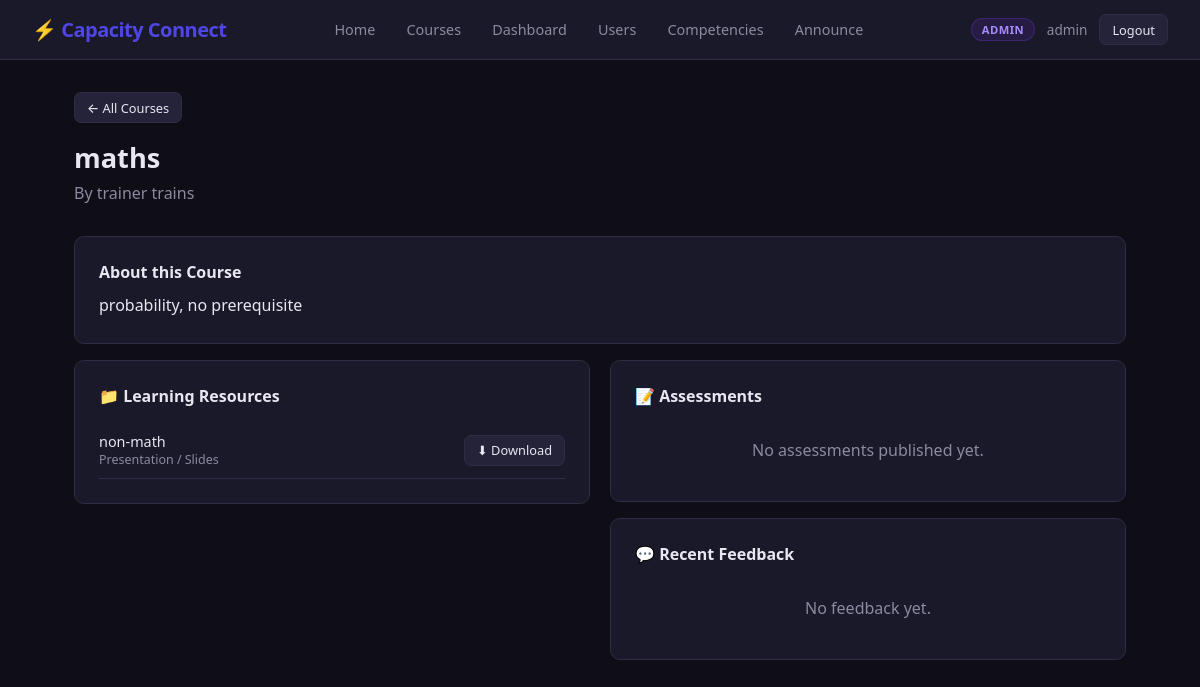
Screenshot of /courses/1/ (signed in) with the database file from the repository.
### accounts/models.py (models this page shows, shortened)
class CustomUser(AbstractUser):
    ROLE_CHOICES = (
        ('TRAINEE', 'Trainee'),
        ('TRAINER', 'Trainer'),
        ('ADMIN', 'Admin'),
    )
    STATUS_CHOICES = (
        ('PENDING', 'Pending Approval'),
        ('ACTIVE', 'Active'),
        ('REJECTED', 'Rejected'),
        ('SUSPENDED', 'Suspended'),
    )
    role = models.CharField(max_length=20, choices=ROLE_CHOICES, default='TRAINEE')
    status = models.CharField(max_length=20, choices=STATUS_CHOICES, default='PENDING')
    objects = CustomUserManager()

### courses/models.py (models this page shows, shortened)
class Course(models.Model):
    title = models.CharField(max_length=255)
    description = models.TextField(blank=True)
    trainer = models.ForeignKey(
        settings.AUTH_USER_MODEL,
        on_delete=models.CASCADE,
        related_name='courses_taught',
        limit_choices_to={'role': 'TRAINER'}
    )
    created_at = models.DateTimeField(auto_now_add=True)
    updated_at = models.DateTimeField(auto_now=True)
    is_active = models.BooleanField(default=True, help_text="Unpublish to hide from trainees")
    class Meta:
        ordering = ['-created_at']

### library/models.py (models this page shows, shortened)
class Resource(models.Model):
    RESOURCE_TYPES = [
        ('VIDEO', 'Recorded Lecture'),
        ('SLIDES', 'Presentation / Slides'),
        ('PDF', 'Study Material / PDF'),
        ('OTHER', 'Other'),
    ]
    course = models.ForeignKey(
        'courses.Course',
        on_delete=models.CASCADE,
        related_name='resources'
    )
    uploaded_by = models.ForeignKey(
        settings.AUTH_USER_MODEL,
        on_delete=models.CASCADE,
        related_name='uploaded_resources'
    )
    title = models.CharField(max_length=255)
    description = models.TextField(blank=True)
    resource_type = models.CharField(max_length=10, choices=RESOURCE_TYPES, default='PDF')
    file = models.FileField(upload_to='library/%Y/%m/')
    uploaded_at = models.DateTimeField(auto_now_add=True)
    class Meta:
        ordering = ['-uploaded_at']

### courses/views.py (the view, shortened to what this page needs)
# urls.py: path('<int:course_id>/', views.course_detail_view, name='course_detail'),
@login_required
def course_detail_view(request, course_id):
    course = get_object_or_404(Course, id=course_id, is_active=True)
    is_enrolled = False
    enrollment = None
    if request.user.role == 'TRAINEE':
        enrollment = Enrollment.objects.filter(trainee=request.user, course=course).first()
        is_enrolled = enrollment is not None
    elif request.user.role in ('TRAINER', 'ADMIN'):
        is_enrolled = True  # Trainers/admins see all content
    resources = course.resources.all() if is_enrolled else []
    if request.user == course.trainer:
        assessments = course.assessments.all()
    else:
        assessments = course.assessments.filter(status='PUBLISHED') if is_enrolled else []
    feedbacks = course.feedbacks.select_related('user').order_by('-created_at')[:5]
    has_certificate = False
    can_generate_certificate = False
    return render(request, 'courses/detail.html', {
        'course': course,
        'is_enrolled': is_enrolled,
        'enrollment': enrollment,
        'resources': resources,
        'assessments': assessments,
        'feedbacks': feedbacks,
        'has_certificate': has_certificate,
        'can_generate_certificate': can_generate_certificate,
    })

### templates/courses/detail.html (shortened to what this page needs)
{% extends 'base.html' %}
{% block content %}
<div class="d-flex align-center mb-2" style="gap:0.75rem;">
    <a href="{% url 'course_list' %}" class="btn btn-secondary btn-sm">← All Courses</a>
</div>
<div class="page-header d-flex justify-between align-center">
    <div>
        <h1>{{ course.title }}</h1>
        <p class="text-muted">By {{ course.trainer.get_full_name|default:course.trainer.username }}</p>
    </div>
</div>
{% if course.description %}
<div class="card mb-2">
    <h2 style="font-size:1rem;margin-bottom:0.5rem;">About this Course</h2>
    <p style="line-height:1.75;">{{ course.description }}</p>
</div>
{% endif %}
{% if is_enrolled %}
<div class="grid-2" style="align-items:start;">
    <div class="card">
        <div class="d-flex justify-between align-center mb-2">
            <h2 style="font-size:1rem;">📁 Learning Resources</h2>
        </div>
        {% if resources %}
            {% for resource in resources %}
            <div style="display:flex;justify-content:space-between;align-items:center;padding:0.6rem 0;border-bottom:1px solid var(--border);">
                <div>
                    <p style="font-size:0.9rem;font-weight:500;">{{ resource.title }}</p>
                    <p class="text-muted" style="font-size:0.78rem;">{{ resource.get_resource_type_display }}</p>
                </div>
                <a href="{% url 'download_resource' resource.id %}" class="btn btn-secondary btn-sm">⬇ Download</a>
            </div>
            {% endfor %}
        {% else %}
            <p class="text-muted" style="text-align:center;padding:1rem 0;">No resources uploaded yet.</p>
        {% endif %}
    </div>
    <div>
        <div class="card mb-2">
            <div class="d-flex justify-between align-center mb-2">
                <h2 style="font-size:1rem;margin-bottom:0;">📝 Assessments</h2>
            </div>
            {% if assessments %}
                {% for assessment in assessments %}
                <div style="display:flex;justify-content:space-between;align-items:center;padding:0.6rem 0;border-bottom:1px solid var(--border);">
                    <div>
                        <p style="font-size:0.9rem;font-weight:500;">{{ assessment.title }}</p>
                        <p class="text-muted" style="font-size:0.78rem;">
                            ⏱ {{ assessment.duration_minutes }} min &nbsp;·&nbsp;
                            Pass: {{ assessment.passing_score }}%
                        </p>
                    </div>
                    </div>
                    <div>
                        {% if user.role == 'TRAINEE' and assessment.status == 'PUBLISHED' %}
                        <a href="{% url 'start_assessment' assessment.id %}" class="btn btn-primary btn-sm">Start</a>
                        {% endif %}
                        {% if user == course.trainer %}
                        <a href="{% url 'manage_assessment' assessment.id %}" class="btn btn-secondary btn-sm">Manage</a>
                        {% endif %}
                    </div>
                </div>
                {% endfor %}
            {% else %}
                <p class="text-muted" style="text-align:center;padding:1rem 0;">No assessments published yet.</p>
            {% endif %}
        </div>
        <div class="card">
            <div class="d-flex justify-between align-center mb-2">
                <h2 style="font-size:1rem;">💬 Recent Feedback</h2>
            </div>
            {% if feedbacks %}
                {% for fb in feedbacks %}
                <div style="padding:0.6rem 0;border-bottom:1px solid var(--border);">
                    <div class="d-flex justify-between align-center">
                        <p style="font-size:0.85rem;font-weight:500;">{{ fb.user.get_full_name|default:fb.user.username }}</p>
                        <span style="color:var(--warning);">
                            {% for i in "12345" %}{% if forloop.counter <= fb.rating %}★{% else %}☆{% endif %}{% endfor %}
                        </span>
                    </div>
                    {% if fb.comment %}<p class="text-muted" style="font-size:0.82rem;margin-top:0.2rem;">{{ fb.comment }}</p>{% endif %}
                </div>
                {% endfor %}
            {% else %}
                <p class="text-muted" style="text-align:center;padding:1rem 0;">No feedback yet.</p>
            {% endif %}
        </div>
    </div>
</div>
{% else %}
<div class="card" style="text-align:center;padding:3rem;">
    <p style="font-size:2rem;">🔒</p>
    <p class="text-muted mt-1">Enroll in this course to access resources and assessments.</p>
</div>
{% endif %}
{% endblock %}

### templates/base.html (shortened to what this page needs)
<!DOCTYPE html>
<html lang="en">
<head>
</head>
<body>
<nav>
    <a href="{% url 'home' %}" class="nav-brand">⚡ Capacity Connect</a>
    <div class="nav-links">
        {% if user.is_authenticated %}
            <a href="{% url 'home' %}">Home</a>
            <a href="{% url 'course_list' %}">Courses</a>
            {% if user.role == 'ADMIN' %}
                <a href="{% url 'admin_dashboard' %}">Dashboard</a>
                <a href="{% url 'pending_users' %}">Users</a>
                <a href="{% url 'competency_map' %}">Competencies</a>
                <a href="{% url 'create_announcement' %}">Announce</a>
            {% endif %}
        {% endif %}
    </div>
    <div class="nav-user">
        {% if user.is_authenticated %}
            {% if user.role == 'ADMIN' %}
                <span class="badge badge-admin">Admin</span>
            {% elif user.role == 'TRAINER' %}
                <span class="badge badge-trainer">Trainer</span>
            {% else %}
                <span class="badge badge-trainee">Trainee</span>
            {% endif %}
            <span style="font-size:0.85rem; color: var(--text-muted);">{{ user.get_full_name|default:user.username }}</span>
            <a href="{% url 'logout' %}" class="btn btn-secondary btn-sm">Logout</a>
        {% else %}
            <a href="{% url 'login' %}" class="btn btn-secondary btn-sm">Login</a>
            <a href="{% url 'register' %}" class="btn btn-primary btn-sm">Sign Up</a>
        {% endif %}
    </div>
</nav>
<div class="container">
    {% block content %}{% endblock %}
</div>
</body>
</html>

### templates/base.html (style rules this page uses)
*, *::before, *::after { box-sizing: border-box; margin: 0; padding: 0; }
:root { --primary: #4f46e5; --primary-dark: #3730a3; --secondary: #06b6d4; --success: #10b981; --warning: #f59e0b; --danger: #ef4444; --bg: #0f0e17; --surface: #1a1929; --surface2: #24233a; --border: #2e2d45; --text: #e8e6f0; --text-muted: #8b8aa0; --radius: 10px; }
body { font-family: 'Segoe UI', system-ui, -apple-system, sans-serif; background: var(--bg); color: var(--text); min-height: 100vh; }
nav { background: var(--surface); border-bottom: 1px solid var(--border); padding: 0 2rem; display: flex; align-items: center; justify-content: space-between; height: 60px; position: sticky; top: 0; z-index: 100; }
.nav-brand { font-size: 1.25rem; font-weight: 700; color: var(--primary); text-decoration: none; letter-spacing: -0.5px; }
.nav-links { display: flex; gap: 0.25rem; align-items: center; }
.nav-links a { color: var(--text-muted); text-decoration: none; padding: 0.4rem 0.85rem; border-radius: 6px; font-size: 0.9rem; transition: all 0.15s; }
.nav-user { display: flex; align-items: center; gap: 0.75rem; }
.badge { padding: 0.2rem 0.6rem; border-radius: 99px; font-size: 0.7rem; font-weight: 600; text-transform: uppercase; letter-spacing: 0.5px; }
.badge-admin { background: #7c3aed22; color: #a78bfa; border: 1px solid #7c3aed44; }
.container { max-width: 1100px; margin: 0 auto; padding: 2rem 1.5rem; }
.card { background: var(--surface); border: 1px solid var(--border); border-radius: var(--radius); padding: 1.5rem; }
.btn { display: inline-flex; align-items: center; gap: 0.4rem; padding: 0.55rem 1.25rem; border-radius: 7px; border: none; font-size: 0.9rem; font-weight: 500; cursor: pointer; text-decoration: none; transition: all 0.15s; }
.btn-secondary { background: var(--surface2); color: var(--text); border: 1px solid var(--border); }
.btn-sm { padding: 0.35rem 0.75rem; font-size: 0.8rem; }
.page-header { margin-bottom: 2rem; }
.page-header h1 { font-size: 1.7rem; font-weight: 700; }
.page-header p { color: var(--text-muted); margin-top: 0.35rem; }
.grid-2 { display: grid; grid-template-columns: 1fr 1fr; gap: 1.25rem; }
.text-muted { color: var(--text-muted); }
.mb-2 { margin-bottom: 1rem; }
.d-flex { display: flex; }
.justify-between { justify-content: space-between; }
.align-center { align-items: center; }

### rows the page displays
CustomUser: get_full_name "admin"
Course: title "maths", trainer.get_full_name "trainer trains", description "probability, no prerequisite"
Resource: title "non-math", resource_type "Presentation / Slides"
